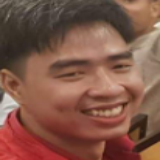
#> input picture Dataset/Facedata/processed/NguyenDuyVan/DuyVan_1.png, 160 x 160 px, given in place of 1.png, which was not available
$ python test.py
#> lines starting #> are read from the running program, lines starting #| are printed output that depends on the picture
import cv2
for i in range(1,22):
    number = i
    img = cv2.imread(f'{number}.png',cv2.IMREAD_GRAYSCALE)
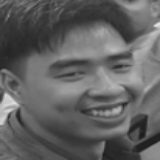
#> img: shape (160, 160); min 27, max 230, mean 97.7
    cv2.imwrite(f'Loc{number}.png', img)
#> pass 2 of the loop `for i in range(1,22):`:
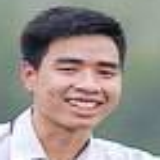
#> input picture Dataset/Facedata/processed/NguyenDuyVan/DuyVan_10.png, 160 x 160 px, given in place of 2.png, which was not available
#> `img = cv2.imread(f'{number}.png',cv2.IMREAD_GRAYSCALE)`:
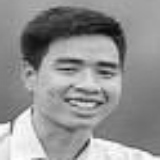
#> img: shape (160, 160); min 11, max 255, mean 145.1
